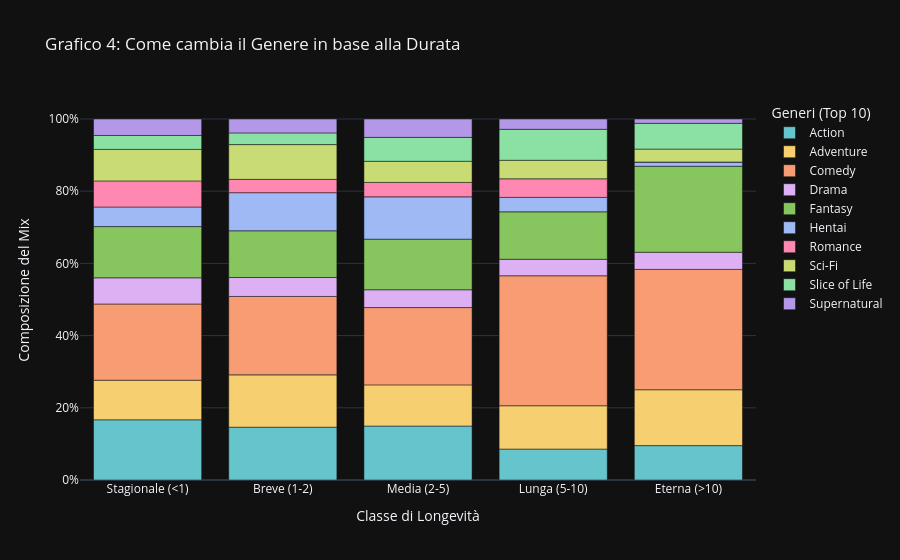

Notebook code cell kept with this figure:
### Markdown cell above
### 📊 La Chimica dell'Immortalità: Di cosa sono fatti gli anime eterni?
Per capire come cambia il "DNA" di una serie man mano che diventa più longeva, usiamo un grafico di composizione.
Ogni colonna rappresenta una categoria di durata (dalle effimere "Stagionali" alle leggendarie "Eterne").

### Code cell
# Grafico: Composizione Percentuale dei Generi per Fascia di Longevità
# Risolve il problema delle ripetizioni: i generi sono visti come componenti unici delle colonne.

# 1. Preparazione Dati
df_comp = df.explode('genres_list').copy()

# Ricalcolo durata (per sicurezza, se non salvato in df globale)
start = pd.to_datetime(df_comp['start_date'], utc=True, errors='coerce')
end = pd.to_datetime(df_comp['end_date'].fillna(pd.Timestamp.now()), utc=True, errors='coerce')
df_comp['years_running'] = (end - start).dt.days / 365.25

# Fasce Longevità
bins = [0, 1, 2, 5, 10, float('inf')]
labels_dur = ['Stagionale (<1)', 'Breve (1-2)', 'Media (2-5)', 'Lunga (5-10)', 'Eterna (>10)']
df_comp['life_class'] = pd.cut(df_comp['years_running'], bins=bins, labels=labels_dur, right=False)

# Filtriamo solo i Top 10 Generi per evitare un "arcobaleno" illeggibile
top_genres = df_comp['genres_list'].value_counts().head(10).index
df_comp = df_comp[df_comp['genres_list'].isin(top_genres)]
df_comp = df_comp.dropna(subset=['life_class'])

# 2. Calcolo Percentuali
# Contiamo quanti anime di ogni genere ci sono in ogni fascia
comp_counts = df_comp.groupby(['life_class', 'genres_list'], observed=False).size().reset_index(name='count')
# Trasformiamo in percentuale rispetto alla fascia (Totale Colonna = 100%)
# Nota: "observed=False" gestisce i warning sui categorici futuri di pandas
totals = comp_counts.groupby('life_class', observed=False)['count'].transform('sum')
comp_counts['percent'] = comp_counts['count'] / totals

# 3. Grafico Stacked Bar
fig_stack = px.bar(comp_counts, x='life_class', y='percent', color='genres_list',
                   title='Grafico 4: Come cambia il Genere in base alla Durata',
                   labels={'life_class': 'Longevità', 'percent': 'Percentuale', 'genres_list': 'Genere'},
                   # I colori sono assegnati ai generi (univocamente)
                   color_discrete_sequence=px.colors.qualitative.Pastel, 
                   template='plotly_dark')

fig_stack.update_layout(
    yaxis_tickformat='.0%', # Formatta asse Y come %
    xaxis_title="Classe di Longevità",
    yaxis_title="Composizione del Mix",
    legend_title_text="Generi (Top 10)"
)
fig_stack.show()

### Figure 1 — Plotly figure (JSON) as saved in the notebook; plotly's stock layout.template omitted (floating-point values rounded to 4 significant figures)
{"data": [{"hovertemplate": "Genere=Action<br>Longevità=%{x}<br>Percentuale=%{y}<extra></extra>", "legendgroup": "Action", "marker": {"color": "rgb(102, 197, 204)", "pattern": {"shape": ""}}, "name": "Action", "orientation": "v", "showlegend": true, "textposition": "auto", "type": "bar", "x": ["Stagionale (<1)", "Breve (1-2)", "Media (2-5)", "Lunga (5-10)", "Eterna (>10)"], "xaxis": "x", "y": [0.1667, 0.1464, 0.1495, 0.08571, 0.09524], "yaxis": "y"}, {"hovertemplate": "Genere=Adventure<br>Longevità=%{x}<br>Percentuale=%{y}<extra></extra>", "legendgroup": "Adventure", "marker": {"color": "rgb(246, 207, 113)", "pattern": {"shape": ""}}, "name": "Adventure", "orientation": "v", "showlegend": true, "textposition": "auto", "type": "bar", "x": ["Stagionale (<1)", "Breve (1-2)", "Media (2-5)", "Lunga (5-10)", "Eterna (>10)"], "xaxis": "x", "y": [0.1097, 0.1448, 0.114, 0.12, 0.1548], "yaxis": "y"}, {"hovertemplate": "Genere=Comedy<br>Longevità=%{x}<br>Percentuale=%{y}<extra></extra>", "legendgroup": "Comedy", "marker": {"color": "rgb(248, 156, 116)", "pattern": {"shape": ""}}, "name": "Comedy", "orientation": "v", "showlegend": true, "textposition": "auto", "type": "bar", "x": ["Stagionale (<1)", "Breve (1-2)", "Media (2-5)", "Lunga (5-10)", "Eterna (>10)"], "xaxis": "x", "y": [0.2111, 0.2173, 0.2142, 0.36, 0.3333], "yaxis": "y"}, {"hovertemplate": "Genere=Drama<br>Longevità=%{x}<br>Percentuale=%{y}<extra></extra>", "legendgroup": "Drama", "marker": {"color": "rgb(220, 176, 242)", "pattern": {"shape": ""}}, "name": "Drama", "orientation": "v", "showlegend": true, "textposition": "auto", "type": "bar", "x": ["Stagionale (<1)", "Breve (1-2)", "Media (2-5)", "Lunga (5-10)", "Eterna (>10)"], "xaxis": "x", "y": [0.07241, 0.05239, 0.04931, 0.04571, 0.04762], "yaxis": "y"}, {"hovertemplate": "Genere=Fantasy<br>Longevità=%{x}<br>Percentuale=%{y}<extra></extra>", "legendgroup": "Fantasy", "marker": {"color": "rgb(135, 197, 95)", "pattern": {"shape": ""}}, "name": "Fantasy", "orientation": "v", "showlegend": true, "textposition": "auto", "type": "bar", "x": ["Stagionale (<1)", "Breve (1-2)", "Media (2-5)", "Lunga (5-10)", "Eterna (>10)"], "xaxis": "x", "y": [0.142, 0.1294, 0.1402, 0.1314, 0.2381], "yaxis": "y"}, {"hovertemplate": "Genere=Hentai<br>Longevità=%{x}<br>Percentuale=%{y}<extra></extra>", "legendgroup": "Hentai", "marker": {"color": "rgb(158, 185, 243)", "pattern": {"shape": ""}}, "name": "Hentai", "orientation": "v", "showlegend": true, "textposition": "auto", "type": "bar", "x": ["Stagionale (<1)", "Breve (1-2)", "Media (2-5)", "Lunga (5-10)", "Eterna (>10)"], "xaxis": "x", "y": [0.05425, 0.1055, 0.1171, 0.04, 0.0119], "yaxis": "y"}, {"hovertemplate": "Genere=Romance<br>Longevità=%{x}<br>Percentuale=%{y}<extra></extra>", "legendgroup": "Romance", "marker": {"color": "rgb(254, 136, 177)", "pattern": {"shape": ""}}, "name": "Romance", "orientation": "v", "showlegend": true, "textposition": "auto", "type": "bar", "x": ["Stagionale (<1)", "Breve (1-2)", "Media (2-5)", "Lunga (5-10)", "Eterna (>10)"], "xaxis": "x", "y": [0.07223, 0.03698, 0.04006, 0.05143, 0.0], "yaxis": "y"}, {"hovertemplate": "Genere=Sci-Fi<br>Longevità=%{x}<br>Percentuale=%{y}<extra></extra>", "legendgroup": "Sci-Fi", "marker": {"color": "rgb(201, 219, 116)", "pattern": {"shape": ""}}, "name": "Sci-Fi", "orientation": "v", "showlegend": true, "textposition": "auto", "type": "bar", "x": ["Stagionale (<1)", "Breve (1-2)", "Media (2-5)", "Lunga (5-10)", "Eterna (>10)"], "xaxis": "x", "y": [0.08733, 0.0963, 0.05855, 0.05143, 0.03571], "yaxis": "y"}, {"hovertemplate": "Genere=Slice of Life<br>Longevità=%{x}<br>Percentuale=%{y}<extra></extra>", "legendgroup": "Slice of Life", "marker": {"color": "rgb(139, 224, 164)", "pattern": {"shape": ""}}, "name": "Slice of Life", "orientation": "v", "showlegend": true, "textposition": "auto", "type": "bar", "x": ["Stagionale (<1)", "Breve (1-2)", "Media (2-5)", "Lunga (5-10)", "Eterna (>10)"], "xaxis": "x", "y": [0.0386, 0.03236, 0.06626, 0.08571, 0.07143], "yaxis": "y"}, {"hovertemplate": "Genere=Supernatural<br>Longevità=%{x}<br>Percentuale=%{y}<extra></extra>", "legendgroup": "Supernatural", "marker": {"color": "rgb(180, 151, 231)", "pattern": {"shape": ""}}, "name": "Supernatural", "orientation": "v", "showlegend": true, "textposition": "auto", "type": "bar", "x": ["Stagionale (<1)", "Breve (1-2)", "Media (2-5)", "Lunga (5-10)", "Eterna (>10)"], "xaxis": "x", "y": [0.0456, 0.03852, 0.05085, 0.02857, 0.0119], "yaxis": "y"}], "layout": {"barmode": "relative", "legend": {"title": {"text": "Generi (Top 10)"}, "tracegroupgap": 0}, "title": {"text": "Grafico 4: Come cambia il Genere in base alla Durata"}, "xaxis": {"anchor": "y", "domain": [0, 1], "title": {"text": "Classe di Longevità"}}, "yaxis": {"anchor": "x", "domain": [0, 1], "tickformat": ".0%", "title": {"text": "Composizione del Mix"}}}}
